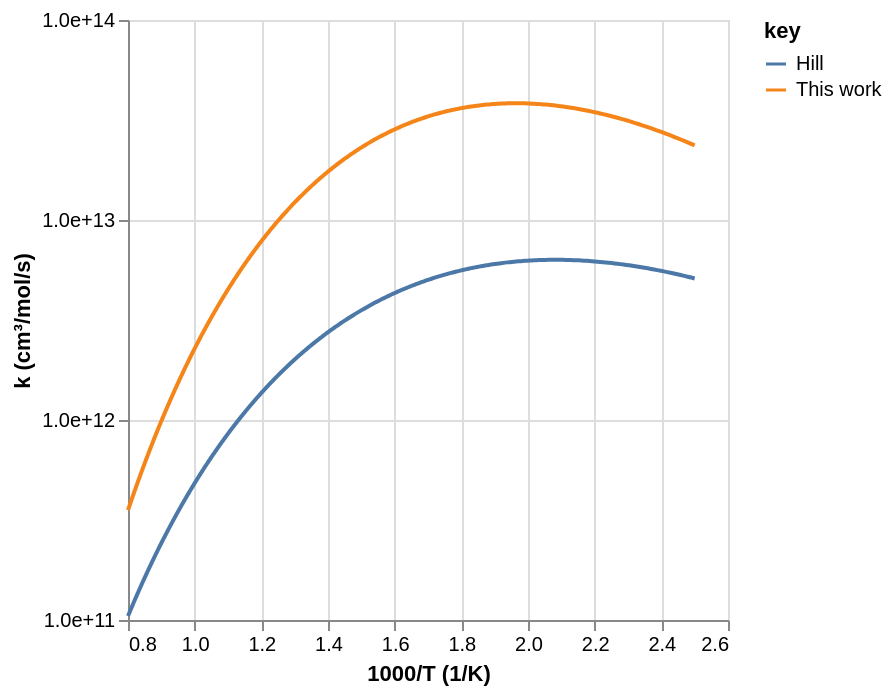
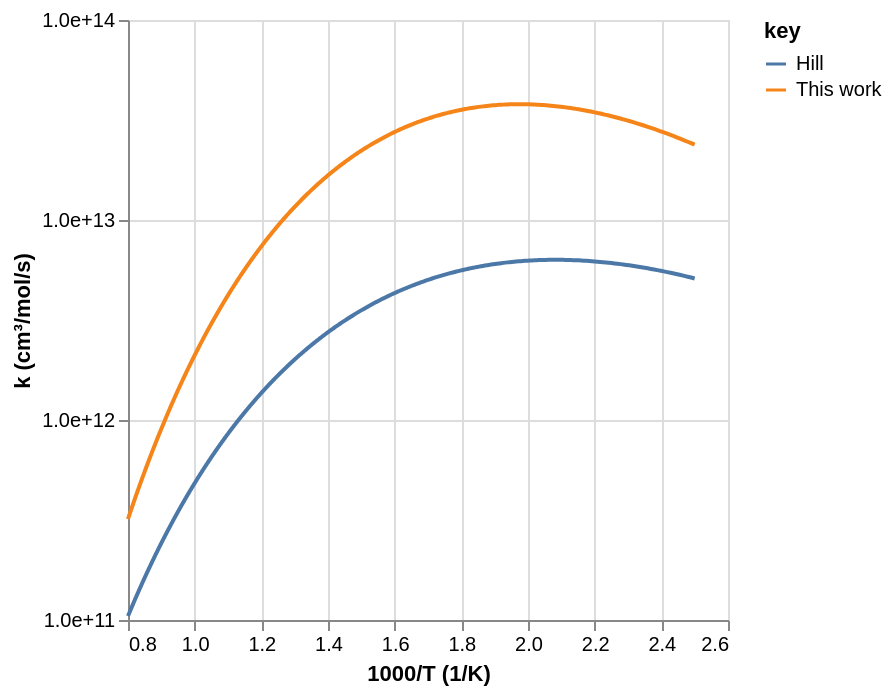

Notebook code cell kept with these figures, in order:
### Code cell
# Read
workflow.read(tag=tag, root_path=root_path)

### Figure 1 — Vega-Lite specification as saved in the notebook (floating-point values rounded to 4 significant figures; data arrays with more than 128 entries replaced by an {"elided": "..."} marker saying what was removed)
{"config": {"view": {"continuousWidth": 300, "continuousHeight": 300}}, "data": {"name": "data-696e1f7eea9c315903985e4d200a3a3a"}, "mark": {"type": "line"}, "encoding": {"color": {"field": "key", "type": "nominal"}, "x": {"field": "x", "title": "1000/T (1/K)", "type": "quantitative"}, "y": {"axis": {"format": ".1e", "values": [100000000000, 1000000000000, 10000000000000, 100000000000000, 1000000000000000]}, "field": "value", "scale": {"type": "log"}, "title": "k (cm³/mol/s)", "type": "quantitative"}}, "transform": [{"fold": ["This work", "Hill"]}], "$schema": "https://vega.github.io/schema/vega-lite/v5.20.1.json", "datasets": {"data-696e1f7eea9c315903985e4d200a3a3a": {"elided": "500 records"}}}

### Figure 2 — Vega-Lite specification as saved in the notebook (floating-point values rounded to 4 significant figures; data arrays with more than 128 entries replaced by an {"elided": "..."} marker saying what was removed)
{"config": {"view": {"continuousWidth": 300, "continuousHeight": 300}}, "data": {"name": "data-2cba4b2353f26aa582bb4d22339b078f"}, "mark": {"type": "line"}, "encoding": {"color": {"field": "key", "type": "nominal"}, "x": {"field": "x", "title": "1000/T (1/K)", "type": "quantitative"}, "y": {"axis": {"format": ".1e", "values": [100000000000, 1000000000000, 10000000000000, 100000000000000, 1000000000000000]}, "field": "value", "scale": {"type": "log"}, "title": "k (cm³/mol/s)", "type": "quantitative"}}, "transform": [{"fold": ["This work", "Hill"]}], "$schema": "https://vega.github.io/schema/vega-lite/v5.20.1.json", "datasets": {"data-2cba4b2353f26aa582bb4d22339b078f": {"elided": "500 records"}}}
